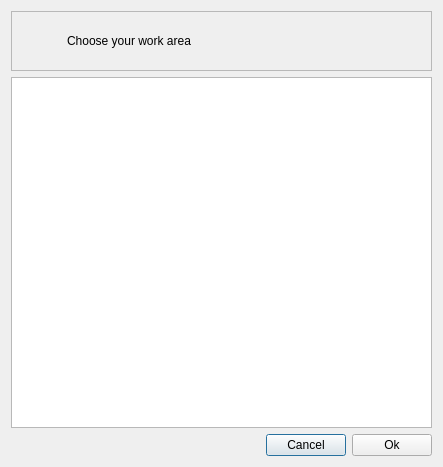
<?xml version="1.0" encoding="UTF-8"?>
<ui version="4.0">
 <class>WorkAreaDialog</class>
 <widget class="QDialog" name="WorkAreaDialog">
  <property name="geometry">
   <rect>
    <x>0</x>
    <y>0</y>
    <width>443</width>
    <height>467</height>
   </rect>
  </property>
  <property name="windowTitle">
   <string>Dialog</string>
  </property>
  <layout class="QVBoxLayout" name="verticalLayout">
   <item>
    <widget class="QFrame" name="top_frame">
     <property name="frameShape">
      <enum>QFrame::StyledPanel</enum>
     </property>
     <property name="frameShadow">
      <enum>QFrame::Raised</enum>
     </property>
     <layout class="QHBoxLayout" name="horizontalLayout">
      <item>
       <widget class="QLabel" name="icon">
        <property name="minimumSize">
         <size>
          <width>40</width>
          <height>40</height>
         </size>
        </property>
        <property name="maximumSize">
         <size>
          <width>40</width>
          <height>40</height>
         </size>
        </property>
        <property name="text">
         <string/>
        </property>
        <property name="pixmap">
         <pixmap resource="resources.qrc">:/tk_multi_infopanel/rings_large.png</pixmap>
        </property>
        <property name="scaledContents">
         <bool>true</bool>
        </property>
       </widget>
      </item>
      <item>
       <widget class="QLabel" name="top_text">
        <property name="sizePolicy">
         <sizepolicy hsizetype="Expanding" vsizetype="Preferred">
          <horstretch>0</horstretch>
          <verstretch>0</verstretch>
         </sizepolicy>
        </property>
        <property name="text">
         <string>Choose your work area</string>
        </property>
       </widget>
      </item>
     </layout>
    </widget>
   </item>
   <item>
    <widget class="QListWidget" name="task_list"/>
   </item>
   <item>
    <layout class="QHBoxLayout" name="horizontalLayout_2">
     <item>
      <spacer name="horizontalSpacer">
       <property name="orientation">
        <enum>Qt::Horizontal</enum>
       </property>
       <property name="sizeHint" stdset="0">
        <size>
         <width>40</width>
         <height>20</height>
        </size>
       </property>
      </spacer>
     </item>
     <item>
      <widget class="QPushButton" name="cancel">
       <property name="text">
        <string>Cancel</string>
       </property>
      </widget>
     </item>
     <item>
      <widget class="QPushButton" name="ok">
       <property name="text">
        <string>Ok</string>
       </property>
      </widget>
     </item>
    </layout>
   </item>
  </layout>
 </widget>
 <resources>
  <include location="resources.qrc"/>
  <include location="resources.qrc"/>
 </resources>
 <connections>
  <connection>
   <sender>cancel</sender>
   <signal>clicked()</signal>
   <receiver>WorkAreaDialog</receiver>
   <slot>reject()</slot>
   <hints>
    <hint type="sourcelabel">
     <x>327</x>
     <y>434</y>
    </hint>
    <hint type="destinationlabel">
     <x>234</x>
     <y>431</y>
    </hint>
   </hints>
  </connection>
  <connection>
   <sender>ok</sender>
   <signal>clicked()</signal>
   <receiver>WorkAreaDialog</receiver>
   <slot>accept()</slot>
   <hints>
    <hint type="sourcelabel">
     <x>407</x>
     <y>440</y>
    </hint>
    <hint type="destinationlabel">
     <x>110</x>
     <y>432</y>
    </hint>
   </hints>
  </connection>
 </connections>
</ui>
